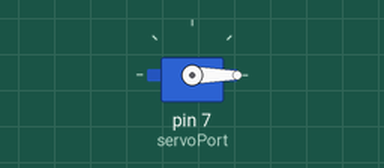
Recording of a sketch running on a simulated Arduino Uno, built with avr-gcc and run on an emulated ATmega328P. Parts: servo.

Above: at 0.05 s.
At 1.65 s:
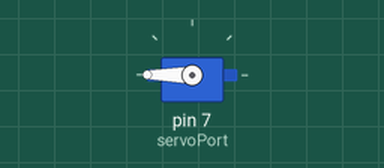
At 3.25 s:
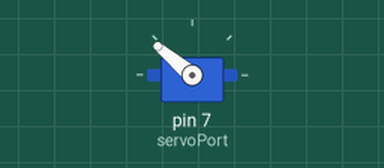
At 6.5 s:
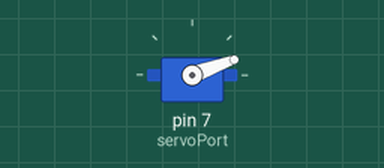
Timing chart, 0 to 9.1 s (numbered marks = the images above):
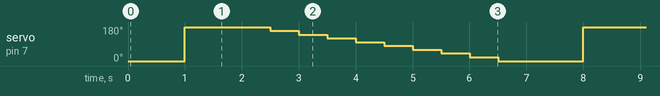

The sketch:

about_servo.ino
```cpp
// #include <Servo.h>
// Servo myservo;
#include <Servo.h>
Servo myservo;


// void setup() {
  // myservo.attach(2);
  // }

int servoPort = 7;

void setup(){
  myservo.attach(servoPort);
}


void loop() {
  // for (int pos = 0; pos <= 180; pos += 1) { // goes from 0 degrees to 180 degrees
  //   // in steps of 1 degree
  //   myservo.write(pos);              // tell servo to go to position in variable 'pos'
  //   delay(100);                       // waits 15ms for the servo to reach the position
  // }
  // for (int pos = 180; pos >= 0; pos -= 1) { // goes from 180 degrees to 0 degrees
  //   myservo.write(pos);              // tell servo to go to position in variable 'pos'
  //   delay(100);                       // waits 15ms for the servo to reach the position
  // }
  myservo.write(0);
  delay(1000);
  myservo.write(180);
  delay(1000);

  for(int pos=180; pos>=0; pos -= 20){
    myservo.write(pos);
    delay(500);
  }
  // myservo.write(0);
  // delay(1000);
  // myservo.write(90);
  // delay(1000);
}
```

Measured:
- by itself, servo on pin 7 (servoPort): repeats every 7.0 s: 160° 0.50 s, 140° 0.50 s, 120° 0.50 s, 100° 0.50 s, 80° 0.50 s, 60° 0.50 s, 40° 0.50 s, 20° 0.50 s, 0° 1.5 s, 180° 1.5 s
